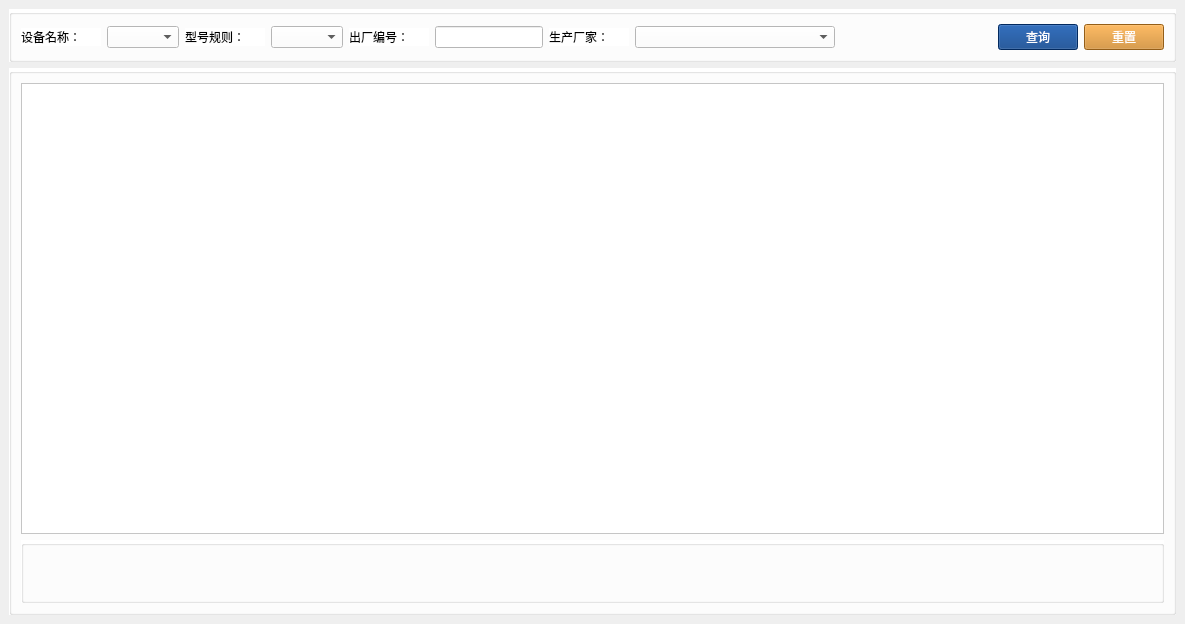
<?xml version="1.0" encoding="UTF-8"?>
<ui version="4.0">
 <class>Standard_DeviceItem</class>
 <widget class="QWidget" name="Standard_DeviceItem">
  <property name="geometry">
   <rect>
    <x>0</x>
    <y>0</y>
    <width>1185</width>
    <height>624</height>
   </rect>
  </property>
  <property name="windowTitle">
   <string>Form</string>
  </property>
  <layout class="QHBoxLayout" name="horizontalLayout_4">
   <property name="leftMargin">
    <number>0</number>
   </property>
   <property name="topMargin">
    <number>0</number>
   </property>
   <property name="rightMargin">
    <number>0</number>
   </property>
   <property name="bottomMargin">
    <number>0</number>
   </property>
   <item>
    <widget class="QStackedWidget" name="stackedWidget">
     <property name="styleSheet">
      <string notr="true"/>
     </property>
     <property name="currentIndex">
      <number>0</number>
     </property>
     <widget class="QWidget" name="page">
      <property name="styleSheet">
       <string notr="true"/>
      </property>
      <layout class="QVBoxLayout" name="verticalLayout_3">
       <item>
        <widget class="QGroupBox" name="groupBox_2">
         <property name="sizePolicy">
          <sizepolicy hsizetype="Preferred" vsizetype="Fixed">
           <horstretch>0</horstretch>
           <verstretch>0</verstretch>
          </sizepolicy>
         </property>
         <property name="styleSheet">
          <string notr="true">background-color:white;</string>
         </property>
         <property name="title">
          <string/>
         </property>
         <layout class="QHBoxLayout" name="horizontalLayout_2">
          <item>
           <widget class="QLabel" name="label">
            <property name="sizePolicy">
             <sizepolicy hsizetype="Maximum" vsizetype="Fixed">
              <horstretch>0</horstretch>
              <verstretch>0</verstretch>
             </sizepolicy>
            </property>
            <property name="minimumSize">
             <size>
              <width>80</width>
              <height>0</height>
             </size>
            </property>
            <property name="text">
             <string>设备名称：</string>
            </property>
           </widget>
          </item>
          <item>
           <widget class="QComboBox" name="combox_devicename"/>
          </item>
          <item>
           <widget class="QLabel" name="label_2">
            <property name="sizePolicy">
             <sizepolicy hsizetype="Maximum" vsizetype="Fixed">
              <horstretch>0</horstretch>
              <verstretch>0</verstretch>
             </sizepolicy>
            </property>
            <property name="minimumSize">
             <size>
              <width>80</width>
              <height>0</height>
             </size>
            </property>
            <property name="text">
             <string>型号规则：</string>
            </property>
           </widget>
          </item>
          <item>
           <widget class="QComboBox" name="combox_mode"/>
          </item>
          <item>
           <widget class="QLabel" name="label_3">
            <property name="sizePolicy">
             <sizepolicy hsizetype="Maximum" vsizetype="Fixed">
              <horstretch>0</horstretch>
              <verstretch>0</verstretch>
             </sizepolicy>
            </property>
            <property name="minimumSize">
             <size>
              <width>80</width>
              <height>0</height>
             </size>
            </property>
            <property name="text">
             <string>出厂编号：</string>
            </property>
           </widget>
          </item>
          <item>
           <widget class="QLineEdit" name="number">
            <property name="sizePolicy">
             <sizepolicy hsizetype="Fixed" vsizetype="Fixed">
              <horstretch>0</horstretch>
              <verstretch>0</verstretch>
             </sizepolicy>
            </property>
           </widget>
          </item>
          <item>
           <widget class="QLabel" name="label_4">
            <property name="sizePolicy">
             <sizepolicy hsizetype="Maximum" vsizetype="Fixed">
              <horstretch>0</horstretch>
              <verstretch>0</verstretch>
             </sizepolicy>
            </property>
            <property name="minimumSize">
             <size>
              <width>80</width>
              <height>0</height>
             </size>
            </property>
            <property name="text">
             <string>生产厂家：</string>
            </property>
           </widget>
          </item>
          <item>
           <widget class="QComboBox" name="combox_manufacturer&#10;">
            <property name="sizePolicy">
             <sizepolicy hsizetype="Fixed" vsizetype="Fixed">
              <horstretch>180</horstretch>
              <verstretch>0</verstretch>
             </sizepolicy>
            </property>
            <property name="minimumSize">
             <size>
              <width>200</width>
              <height>0</height>
             </size>
            </property>
           </widget>
          </item>
          <item>
           <spacer name="horizontalSpacer">
            <property name="orientation">
             <enum>Qt::Horizontal</enum>
            </property>
            <property name="sizeHint" stdset="0">
             <size>
              <width>40</width>
              <height>20</height>
             </size>
            </property>
           </spacer>
          </item>
          <item>
           <widget class="QPushButton" name="Select">
            <property name="layoutDirection">
             <enum>Qt::LeftToRight</enum>
            </property>
            <property name="styleSheet">
             <string notr="true">background-color:rgb(3, 58, 132);
color:white;
</string>
            </property>
            <property name="text">
             <string>查询</string>
            </property>
            <property name="icon">
             <iconset resource="res/res.qrc">
              <normaloff>:/image/Index/u2189.svg</normaloff>:/image/Index/u2189.svg</iconset>
            </property>
           </widget>
          </item>
          <item>
           <widget class="QPushButton" name="Update">
            <property name="layoutDirection">
             <enum>Qt::LeftToRight</enum>
            </property>
            <property name="styleSheet">
             <string notr="true">background-color:rgb(207, 132, 33);
color:white;
</string>
            </property>
            <property name="text">
             <string>重置</string>
            </property>
            <property name="icon">
             <iconset resource="res/res.qrc">
              <normaloff>:/image/Index/u2188.svg</normaloff>:/image/Index/u2188.svg</iconset>
            </property>
           </widget>
          </item>
         </layout>
        </widget>
       </item>
       <item>
        <widget class="QGroupBox" name="groupBox_3">
         <property name="styleSheet">
          <string notr="true">background-color:white;</string>
         </property>
         <property name="title">
          <string/>
         </property>
         <layout class="QVBoxLayout" name="verticalLayout">
          <item>
           <widget class="QTableWidget" name="tableWidget"/>
          </item>
          <item>
           <widget class="QGroupBox" name="groupBox_4">
            <property name="title">
             <string/>
            </property>
            <layout class="QHBoxLayout" name="horizontalLayout_5">
             <item>
              <layout class="QHBoxLayout" name="HBoxPageLayout"/>
             </item>
             <item>
              <spacer name="horizontalSpacer_5">
               <property name="orientation">
                <enum>Qt::Horizontal</enum>
               </property>
               <property name="sizeHint" stdset="0">
                <size>
                 <width>1108</width>
                 <height>36</height>
                </size>
               </property>
              </spacer>
             </item>
            </layout>
           </widget>
          </item>
         </layout>
        </widget>
       </item>
      </layout>
     </widget>
     <widget class="QWidget" name="page_2">
      <property name="styleSheet">
       <string notr="true">color:black;</string>
      </property>
      <layout class="QVBoxLayout" name="verticalLayout_2">
       <item>
        <widget class="QGroupBox" name="groupBox">
         <property name="sizePolicy">
          <sizepolicy hsizetype="Preferred" vsizetype="Fixed">
           <horstretch>0</horstretch>
           <verstretch>0</verstretch>
          </sizepolicy>
         </property>
         <property name="styleSheet">
          <string notr="true">background-color:white;</string>
         </property>
         <property name="title">
          <string/>
         </property>
         <layout class="QHBoxLayout" name="horizontalLayout">
          <item>
           <spacer name="horizontalSpacer_4">
            <property name="orientation">
             <enum>Qt::Horizontal</enum>
            </property>
            <property name="sizeType">
             <enum>QSizePolicy::Fixed</enum>
            </property>
            <property name="sizeHint" stdset="0">
             <size>
              <width>30</width>
              <height>20</height>
             </size>
            </property>
           </spacer>
          </item>
          <item>
           <spacer name="horizontalSpacer_2">
            <property name="orientation">
             <enum>Qt::Horizontal</enum>
            </property>
            <property name="sizeHint" stdset="0">
             <size>
              <width>60</width>
              <height>20</height>
             </size>
            </property>
           </spacer>
          </item>
          <item>
           <widget class="QLabel" name="label_5">
            <property name="styleSheet">
             <string notr="true">Font-size:25px;</string>
            </property>
            <property name="text">
             <string>查看设备信息</string>
            </property>
           </widget>
          </item>
          <item>
           <spacer name="horizontalSpacer_3">
            <property name="orientation">
             <enum>Qt::Horizontal</enum>
            </property>
            <property name="sizeHint" stdset="0">
             <size>
              <width>40</width>
              <height>20</height>
             </size>
            </property>
           </spacer>
          </item>
          <item>
           <widget class="QPushButton" name="pushButton">
            <property name="sizePolicy">
             <sizepolicy hsizetype="Fixed" vsizetype="Fixed">
              <horstretch>0</horstretch>
              <verstretch>0</verstretch>
             </sizepolicy>
            </property>
            <property name="minimumSize">
             <size>
              <width>30</width>
              <height>30</height>
             </size>
            </property>
            <property name="layoutDirection">
             <enum>Qt::RightToLeft</enum>
            </property>
            <property name="styleSheet">
             <string notr="true">background-color:grey;
color:white;</string>
            </property>
            <property name="text">
             <string>返回</string>
            </property>
           </widget>
          </item>
         </layout>
        </widget>
       </item>
       <item>
        <widget class="QGroupBox" name="groupBox_6">
         <property name="styleSheet">
          <string notr="true">background-color:white;</string>
         </property>
         <property name="title">
          <string/>
         </property>
         <layout class="QVBoxLayout" name="verticalLayout_4">
          <item>
           <widget class="QGroupBox" name="groupBox_5">
            <property name="styleSheet">
             <string notr="true">background-color:white;</string>
            </property>
            <property name="title">
             <string/>
            </property>
            <layout class="QGridLayout" name="gridLayout">
             <item row="0" column="0" colspan="2">
              <widget class="QLabel" name="label_6">
               <property name="text">
                <string>设备基本信息：</string>
               </property>
              </widget>
             </item>
             <item row="1" column="0">
              <widget class="QLabel" name="label_7">
               <property name="text">
                <string>设备名称：</string>
               </property>
              </widget>
             </item>
             <item row="1" column="1">
              <widget class="QLineEdit" name="equipment_name">
               <property name="cursor">
                <cursorShape>ForbiddenCursor</cursorShape>
               </property>
               <property name="styleSheet">
                <string notr="true">background-color: #f0f0f0; 
color: grey;</string>
               </property>
               <property name="text">
                <string>XXX</string>
               </property>
              </widget>
             </item>
             <item row="1" column="2">
              <widget class="QLabel" name="label_8">
               <property name="text">
                <string>型号规格：</string>
               </property>
              </widget>
             </item>
             <item row="1" column="3">
              <widget class="QLineEdit" name="model">
               <property name="cursor">
                <cursorShape>ForbiddenCursor</cursorShape>
               </property>
               <property name="styleSheet">
                <string notr="true">background-color: #f0f0f0; 
color: grey;</string>
               </property>
               <property name="text">
                <string>XXX</string>
               </property>
              </widget>
             </item>
             <item row="1" column="4">
              <widget class="QLabel" name="label_9">
               <property name="text">
                <string>出厂编号：</string>
               </property>
              </widget>
             </item>
             <item row="1" column="5">
              <widget class="QLineEdit" name="manufacture_no">
               <property name="cursor">
                <cursorShape>ForbiddenCursor</cursorShape>
               </property>
               <property name="styleSheet">
                <string notr="true">background-color: #f0f0f0; 
color: grey;</string>
               </property>
               <property name="text">
                <string>XXX</string>
               </property>
              </widget>
             </item>
             <item row="1" column="6">
              <widget class="QLabel" name="label_10">
               <property name="text">
                <string>检定有效期：</string>
               </property>
              </widget>
             </item>
             <item row="1" column="7">
              <widget class="QLineEdit" name="measure_valid_date">
               <property name="cursor">
                <cursorShape>ForbiddenCursor</cursorShape>
               </property>
               <property name="styleSheet">
                <string notr="true">background-color: #f0f0f0; 
color: grey;</string>
               </property>
               <property name="text">
                <string>XXX</string>
               </property>
              </widget>
             </item>
             <item row="1" column="8">
              <widget class="QLabel" name="label_11">
               <property name="text">
                <string>生产国家：</string>
               </property>
              </widget>
             </item>
             <item row="1" column="9">
              <widget class="QLineEdit" name="product_country">
               <property name="cursor">
                <cursorShape>ForbiddenCursor</cursorShape>
               </property>
               <property name="styleSheet">
                <string notr="true">background-color: #f0f0f0; 
color: grey;</string>
               </property>
               <property name="text">
                <string>XXX</string>
               </property>
              </widget>
             </item>
             <item row="2" column="0">
              <widget class="QLabel" name="label_12">
               <property name="text">
                <string>生产厂家：</string>
               </property>
              </widget>
             </item>
             <item row="2" column="1">
              <widget class="QLineEdit" name="manufacturer">
               <property name="cursor">
                <cursorShape>ForbiddenCursor</cursorShape>
               </property>
               <property name="styleSheet">
                <string notr="true">background-color: #f0f0f0; 
color: grey;</string>
               </property>
               <property name="text">
                <string>XXX</string>
               </property>
              </widget>
             </item>
             <item row="2" column="2">
              <widget class="QLabel" name="label_13">
               <property name="text">
                <string>生产日期：</string>
               </property>
              </widget>
             </item>
             <item row="2" column="3">
              <widget class="QLineEdit" name="produce_date">
               <property name="cursor">
                <cursorShape>ForbiddenCursor</cursorShape>
               </property>
               <property name="styleSheet">
                <string notr="true">background-color: #f0f0f0; 
color: grey;</string>
               </property>
               <property name="text">
                <string>XXX</string>
               </property>
              </widget>
             </item>
             <item row="2" column="4">
              <widget class="QLabel" name="label_14">
               <property name="text">
                <string>购进日期：</string>
               </property>
              </widget>
             </item>
             <item row="2" column="5">
              <widget class="QLineEdit" name="purchase_date">
               <property name="cursor">
                <cursorShape>ForbiddenCursor</cursorShape>
               </property>
               <property name="styleSheet">
                <string notr="true">background-color: #f0f0f0; 
color: grey;</string>
               </property>
               <property name="text">
                <string>XXX</string>
               </property>
              </widget>
             </item>
             <item row="2" column="6">
              <widget class="QLabel" name="label_15">
               <property name="text">
                <string>使用年限：</string>
               </property>
              </widget>
             </item>
             <item row="2" column="7">
              <widget class="QLineEdit" name="DurableYears">
               <property name="cursor">
                <cursorShape>ForbiddenCursor</cursorShape>
               </property>
               <property name="styleSheet">
                <string notr="true">background-color: #f0f0f0; 
color: grey;</string>
               </property>
               <property name="text">
                <string>XXX</string>
               </property>
              </widget>
             </item>
             <item row="2" column="8">
              <widget class="QLabel" name="label_16">
               <property name="text">
                <string>设备单价：</string>
               </property>
              </widget>
             </item>
             <item row="2" column="9">
              <widget class="QLineEdit" name="unit_price">
               <property name="cursor">
                <cursorShape>ForbiddenCursor</cursorShape>
               </property>
               <property name="styleSheet">
                <string notr="true">background-color: #f0f0f0; 
color: grey;</string>
               </property>
               <property name="text">
                <string>XXX</string>
               </property>
              </widget>
             </item>
             <item row="3" column="0">
              <widget class="QLabel" name="label_17">
               <property name="text">
                <string>使用状态：</string>
               </property>
              </widget>
             </item>
             <item row="3" column="1">
              <widget class="QLineEdit" name="usage_status">
               <property name="cursor">
                <cursorShape>ForbiddenCursor</cursorShape>
               </property>
               <property name="styleSheet">
                <string notr="true">background-color: #f0f0f0; 
color: grey;</string>
               </property>
               <property name="text">
                <string>XXX</string>
               </property>
              </widget>
             </item>
             <item row="3" column="2">
              <widget class="QLabel" name="label_18">
               <property name="text">
                <string>质量状况：</string>
               </property>
              </widget>
             </item>
             <item row="3" column="3">
              <widget class="QLineEdit" name="quality_status">
               <property name="cursor">
                <cursorShape>ForbiddenCursor</cursorShape>
               </property>
               <property name="styleSheet">
                <string notr="true">background-color: #f0f0f0; 
color: grey;</string>
               </property>
               <property name="text">
                <string>XXX</string>
               </property>
              </widget>
             </item>
             <item row="3" column="4">
              <widget class="QLabel" name="label_19">
               <property name="text">
                <string>所属部门：</string>
               </property>
              </widget>
             </item>
             <item row="3" column="5">
              <widget class="QLineEdit" name="dept_name">
               <property name="cursor">
                <cursorShape>ForbiddenCursor</cursorShape>
               </property>
               <property name="styleSheet">
                <string notr="true">background-color: #f0f0f0; 
color: grey;</string>
               </property>
               <property name="text">
                <string>XXX</string>
               </property>
              </widget>
             </item>
             <item row="3" column="6">
              <widget class="QLabel" name="label_20">
               <property name="text">
                <string>负责人：</string>
               </property>
              </widget>
             </item>
             <item row="3" column="7">
              <widget class="QLineEdit" name="director_name">
               <property name="cursor">
                <cursorShape>ForbiddenCursor</cursorShape>
               </property>
               <property name="styleSheet">
                <string notr="true">background-color: #f0f0f0; 
color: grey;</string>
               </property>
               <property name="text">
                <string>XXX</string>
               </property>
              </widget>
             </item>
             <item row="3" column="8">
              <widget class="QLabel" name="label_21">
               <property name="text">
                <string>设备供方：</string>
               </property>
              </widget>
             </item>
             <item row="3" column="9">
              <widget class="QLineEdit" name="supplier_name">
               <property name="cursor">
                <cursorShape>ForbiddenCursor</cursorShape>
               </property>
               <property name="styleSheet">
                <string notr="true">background-color: #f0f0f0; 
color: grey;</string>
               </property>
               <property name="text">
                <string>XXX</string>
               </property>
              </widget>
             </item>
             <item row="4" column="0">
              <widget class="QLabel" name="label_22">
               <property name="text">
                <string>位置信息：</string>
               </property>
              </widget>
             </item>
             <item row="4" column="1">
              <widget class="QLineEdit" name="location">
               <property name="cursor">
                <cursorShape>ForbiddenCursor</cursorShape>
               </property>
               <property name="styleSheet">
                <string notr="true">background-color: #f0f0f0; 
color: grey;</string>
               </property>
               <property name="text">
                <string>XXX</string>
               </property>
              </widget>
             </item>
             <item row="4" column="2">
              <widget class="QLabel" name="label_23">
               <property name="text">
                <string>设备类型：</string>
               </property>
              </widget>
             </item>
             <item row="4" column="3">
              <widget class="QLineEdit" name="type">
               <property name="cursor">
                <cursorShape>ForbiddenCursor</cursorShape>
               </property>
               <property name="styleSheet">
                <string notr="true">background-color: #f0f0f0; 
color: grey;</string>
               </property>
               <property name="text">
                <string>XXX</string>
               </property>
              </widget>
             </item>
             <item row="4" column="4">
              <widget class="QLabel" name="label_24">
               <property name="text">
                <string>标准类型：</string>
               </property>
              </widget>
             </item>
             <item row="4" column="5">
              <widget class="QLineEdit" name="standard_type">
               <property name="cursor">
                <cursorShape>ForbiddenCursor</cursorShape>
               </property>
               <property name="styleSheet">
                <string notr="true">background-color: #f0f0f0; 
color: grey;</string>
               </property>
               <property name="text">
                <string>XXX</string>
               </property>
              </widget>
             </item>
             <item row="4" column="6">
              <widget class="QLabel" name="label_25">
               <property name="text">
                <string>设备分类：</string>
               </property>
              </widget>
             </item>
             <item row="4" column="7">
              <widget class="QLineEdit" name="category">
               <property name="cursor">
                <cursorShape>ForbiddenCursor</cursorShape>
               </property>
               <property name="styleSheet">
                <string notr="true">background-color: #f0f0f0; 
color: grey;</string>
               </property>
               <property name="text">
                <string>XXX</string>
               </property>
              </widget>
             </item>
             <item row="4" column="8">
              <widget class="QLabel" name="label_26">
               <property name="text">
                <string>重要等级：</string>
               </property>
              </widget>
             </item>
             <item row="4" column="9">
              <widget class="QLineEdit" name="level">
               <property name="cursor">
                <cursorShape>ForbiddenCursor</cursorShape>
               </property>
               <property name="styleSheet">
                <string notr="true">background-color: #f0f0f0; 
color: grey;</string>
               </property>
               <property name="text">
                <string>XXX</string>
               </property>
              </widget>
             </item>
             <item row="5" column="0">
              <widget class="QLabel" name="label_27">
               <property name="text">
                <string>检定周期：</string>
               </property>
              </widget>
             </item>
             <item row="5" column="1">
              <widget class="QLineEdit" name="measure_cycle">
               <property name="cursor">
                <cursorShape>ForbiddenCursor</cursorShape>
               </property>
               <property name="styleSheet">
                <string notr="true">background-color: #f0f0f0; 
color: grey;</string>
               </property>
               <property name="text">
                <string>XXX</string>
               </property>
              </widget>
             </item>
             <item row="5" column="2">
              <widget class="QLabel" name="label_28">
               <property name="text">
                <string>对应开箱记录：</string>
               </property>
              </widget>
             </item>
             <item row="5" column="3">
              <widget class="QLineEdit" name="unpack_record_name">
               <property name="cursor">
                <cursorShape>ForbiddenCursor</cursorShape>
               </property>
               <property name="styleSheet">
                <string notr="true">background-color: #f0f0f0; 
color: grey;</string>
               </property>
               <property name="text">
                <string>XXX</string>
               </property>
              </widget>
             </item>
             <item row="5" column="4">
              <widget class="QLabel" name="label_29">
               <property name="text">
                <string>备注：</string>
               </property>
              </widget>
             </item>
             <item row="5" column="5" colspan="5">
              <widget class="QLineEdit" name="remark">
               <property name="cursor">
                <cursorShape>ForbiddenCursor</cursorShape>
               </property>
               <property name="styleSheet">
                <string notr="true">background-color: #f0f0f0; 
color: grey;</string>
               </property>
               <property name="text">
                <string>XXX</string>
               </property>
               <property name="cursorPosition">
                <number>3</number>
               </property>
               <property name="readOnly">
                <bool>false</bool>
               </property>
               <property name="cursorMoveStyle">
                <enum>Qt::LogicalMoveStyle</enum>
               </property>
              </widget>
             </item>
            </layout>
           </widget>
          </item>
          <item>
           <widget class="QGroupBox" name="groupBox_8">
            <property name="title">
             <string/>
            </property>
            <layout class="QVBoxLayout" name="verticalLayout_5">
             <item>
              <widget class="QLabel" name="label_30">
               <property name="text">
                <string>核查项目及核查点：</string>
               </property>
              </widget>
             </item>
             <item>
              <widget class="QTableWidget" name="tableWidgetItem"/>
             </item>
            </layout>
           </widget>
          </item>
          <item>
           <widget class="QGroupBox" name="groupBox_7">
            <property name="sizePolicy">
             <sizepolicy hsizetype="Preferred" vsizetype="Fixed">
              <horstretch>0</horstretch>
              <verstretch>0</verstretch>
             </sizepolicy>
            </property>
            <property name="minimumSize">
             <size>
              <width>30</width>
              <height>0</height>
             </size>
            </property>
            <property name="styleSheet">
             <string notr="true"/>
            </property>
            <property name="title">
             <string/>
            </property>
            <property name="flat">
             <bool>false</bool>
            </property>
            <layout class="QHBoxLayout" name="horizontalLayout_3">
             <property name="spacing">
              <number>6</number>
             </property>
             <property name="leftMargin">
              <number>0</number>
             </property>
             <property name="topMargin">
              <number>0</number>
             </property>
             <property name="rightMargin">
              <number>0</number>
             </property>
             <property name="bottomMargin">
              <number>6</number>
             </property>
             <item>
              <widget class="QLabel" name="label_33">
               <property name="text">
                <string>检定项备注：</string>
               </property>
              </widget>
             </item>
             <item>
              <widget class="QLineEdit" name="lineEdit_2">
               <property name="styleSheet">
                <string notr="true">background-color: #f0f0f0; 
color: grey;</string>
               </property>
              </widget>
             </item>
            </layout>
           </widget>
          </item>
         </layout>
        </widget>
       </item>
      </layout>
     </widget>
    </widget>
   </item>
  </layout>
 </widget>
 <resources>
  <include location="res/res.qrc"/>
 </resources>
 <connections/>
</ui>
